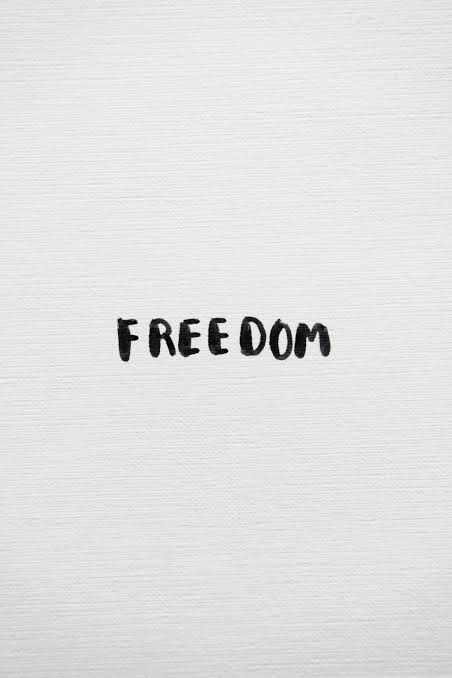
#> input picture character.jpg, 452 x 678 px
$ python lab5.py
#> lines starting #> are read from the running program, lines starting #| are printed output that depends on the picture; after the words box and inside, x2 and y2 are one past the last pixel; in counts of white or black regions, pixels touching at a corner belong together

import cv2
import matplotlib.pyplot as plt

img = cv2.imread("character.jpg", 0)
#> img: shape (678, 452); min 0, max 255, mean 226

_, binary = cv2.threshold(img, 127, 255, cv2.THRESH_BINARY_INV)
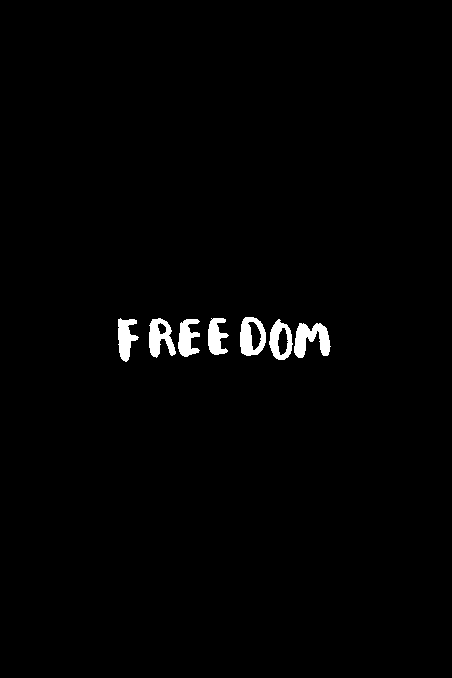
#> binary: shape (678, 452); 1.3% white; 7 white regions
contours, _ = cv2.findContours(binary, cv2.RETR_EXTERNAL, cv2.CHAIN_APPROX_SIMPLE)
#> contours = 7 contours; box (x1, y1, x2, y2) and area: (240, 317, 266, 356) 792, (294, 323, 331, 358) 688, (269, 319, 293, 360) 668, (149, 318, 176, 358) 618, (118, 318, 139, 362) 482, (178, 319, 200, 357) 466, (208, 318, 229, 355) 436
contours = sorted(contours, key=lambda c: cv2.boundingRect(c)[0])

output = cv2.cvtColor(img, cv2.COLOR_GRAY2BGR)
chars = []

for c in contours:
    x, y, w, h = cv2.boundingRect(c)
    if cv2.contourArea(c) > 100:
        cv2.rectangle(output, (x, y), (x+w, y+h), (0,255,0), 2)
        chars.append(img[y:y+h, x:x+w])
#> this loop made 7 passes
#> (x, y, w, h) on passes 1 to 7: (118, 318, 21, 44), (149, 318, 27, 40), (178, 319, 22, 38), (208, 318, 21, 37), (240, 317, 26, 39), (269, 319, 24, 41), (294, 323, 37, 35)
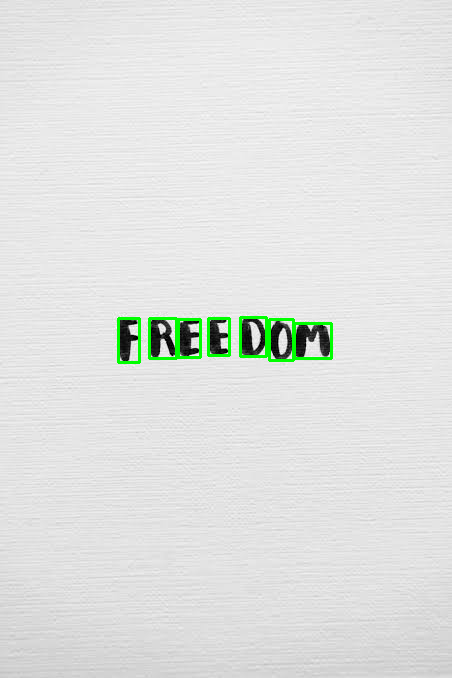
#> output: shape (678, 452, 3); mean B, G, R 224.4, 226.5, 224.4
#> after the loop, chars = 7 items

plt.figure(figsize=(12, 7))
plt.subplot(3, 5, 1)
plt.imshow(img, cmap="gray")
plt.title("Original Image")
plt.axis("off")

plt.subplot(3, 5, 2)
plt.imshow(cv2.cvtColor(output, cv2.COLOR_BGR2RGB))
plt.title("Green Box")
plt.axis("off")

for i, c in enumerate(chars):
    plt.subplot(3, 5, i+3)
    plt.imshow(c, cmap="gray")
    plt.title("Character " + str(i+1))
    plt.axis("off")
#> this loop made 7 passes

plt.tight_layout()
plt.show()
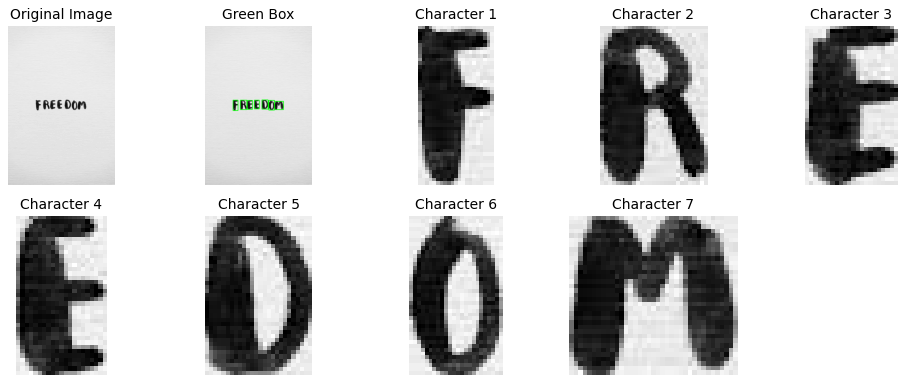
#> figure drawn by matplotlib, 9 panels
